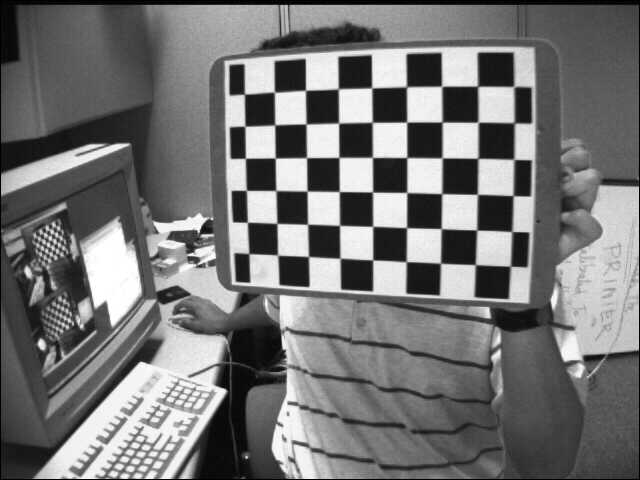
//> input picture SGBM/SGBM/left01.jpg, 640 x 480 px
$ ./SGBM   (built with g++ and OpenCV 4)
//> lines starting //> are read from the running program, lines starting //| are printed output that depends on the picture


#include <opencv2\core\core.hpp>
#include <opencv2\highgui\highgui.hpp>
#include <opencv2\imgproc\imgproc.hpp>
#include <opencv2\calib3d\calib3d.hpp>
#include <iostream>

using namespace cv;
using namespace std;
int main()
{
	int minDisparity = 0;
	int numDisparities = 64;//16的整数倍
	int SADWindowSize = 11;//大于1的奇数

	int disp12MaxDiff = 1;
	int preFilterCap = 15, uniquenessRatio = 15;//5-15
	int speckleWindowSize = 100, speckleRange = 2;//50-200/ 1或2
	bool fullDP = false;//默认为false

	Mat left = imread("left01.jpg");
//> left is the input picture: 480 rows x 640 cols, CV_8UC3; min 0, max 255, mean 116.6
	Mat right = imread("right01.jpg");
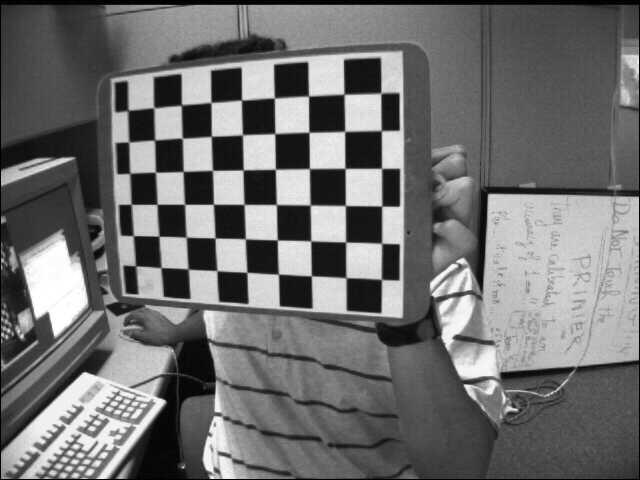
//> input picture SGBM/SGBM/right01.jpg, 640 x 480 px
//> right is the input picture: 480 rows x 640 cols, CV_8UC3; min 0, max 255, mean 111.4

	cvtColor(left, left, CV_BGR2GRAY);
//> left: 480 rows x 640 cols, CV_8UC1
	cvtColor(right, right, CV_BGR2GRAY);
//> right: 480 rows x 640 cols, CV_8UC1

	cv::Ptr<cv::StereoSGBM> sgbm = cv::StereoSGBM::create(minDisparity, numDisparities, SADWindowSize);

	sgbm->setDisp12MaxDiff(disp12MaxDiff);
	sgbm->setP1(8 * left.channels()*SADWindowSize*SADWindowSize);
	sgbm->setP2(32 * right.channels()*SADWindowSize*SADWindowSize);
	sgbm->setPreFilterCap(preFilterCap);
	sgbm->setUniquenessRatio(uniquenessRatio);
	sgbm->setSpeckleWindowSize(speckleWindowSize);
	sgbm->setSpeckleRange(speckleRange);


	Mat image;

	sgbm->compute(left, right, image);
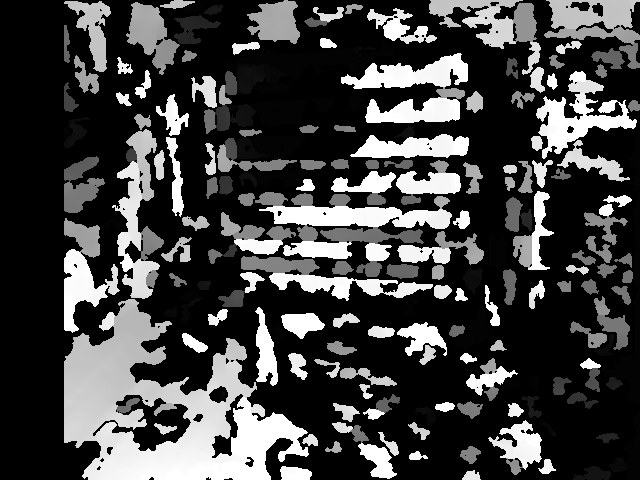
//> image: 480 rows x 640 cols, CV_16SC1; min -16, max 1008, mean 252.8; drawn with min black and max white
	image.convertTo(image, CV_8U, 255 / (numDisparities*16.));
//> image: 480 rows x 640 cols, CV_8UC1
	imshow("disparity", image);
	waitKey();

}
